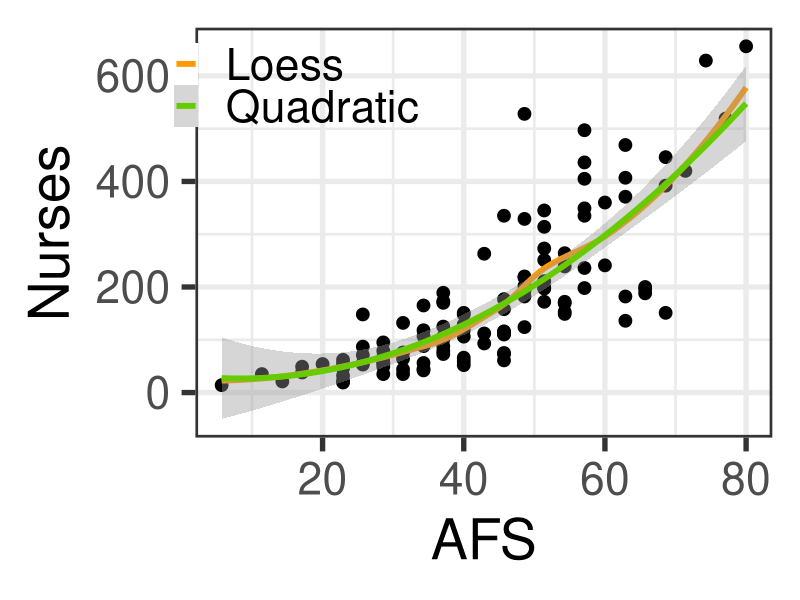
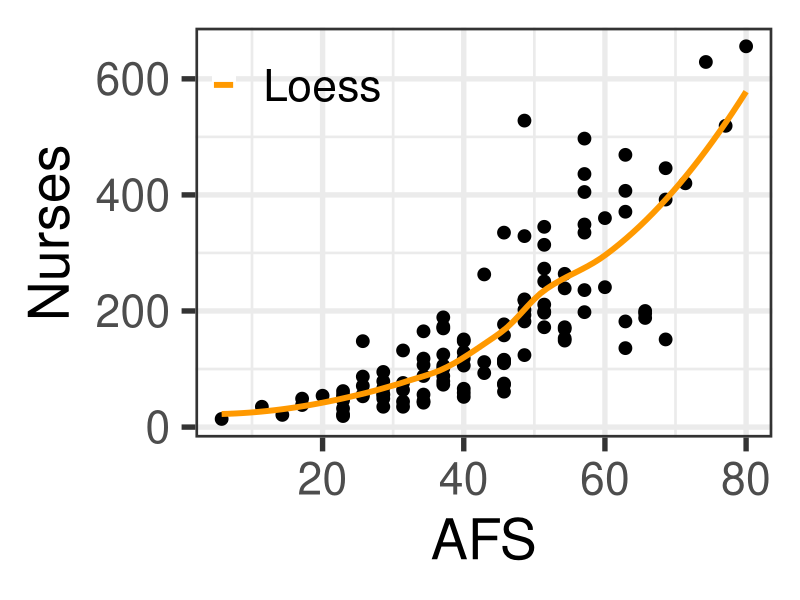
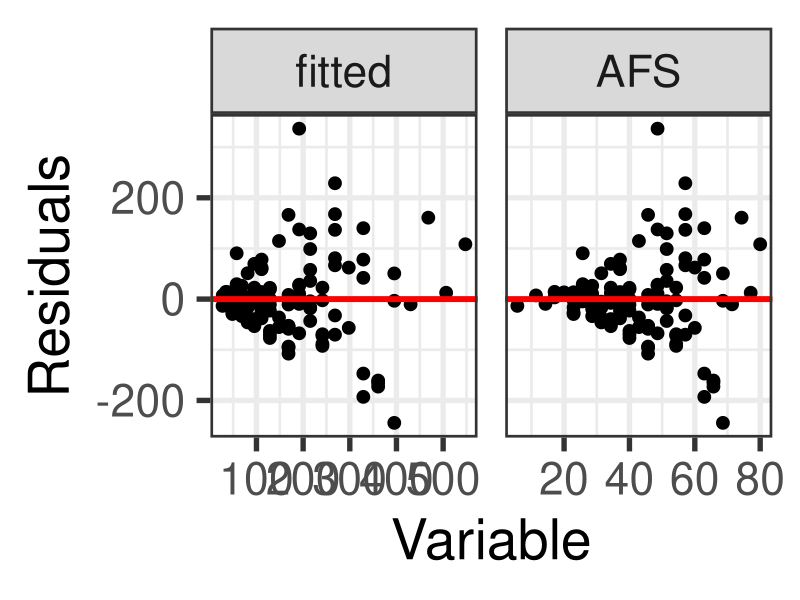
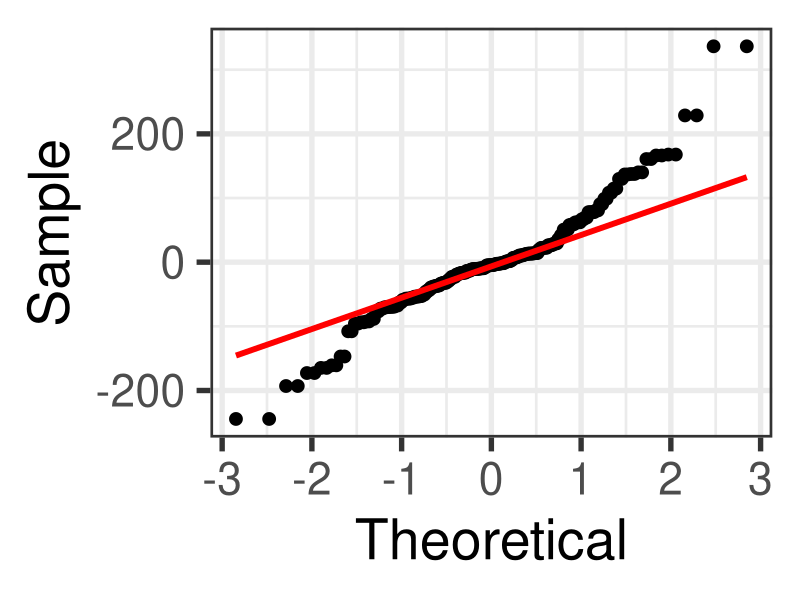
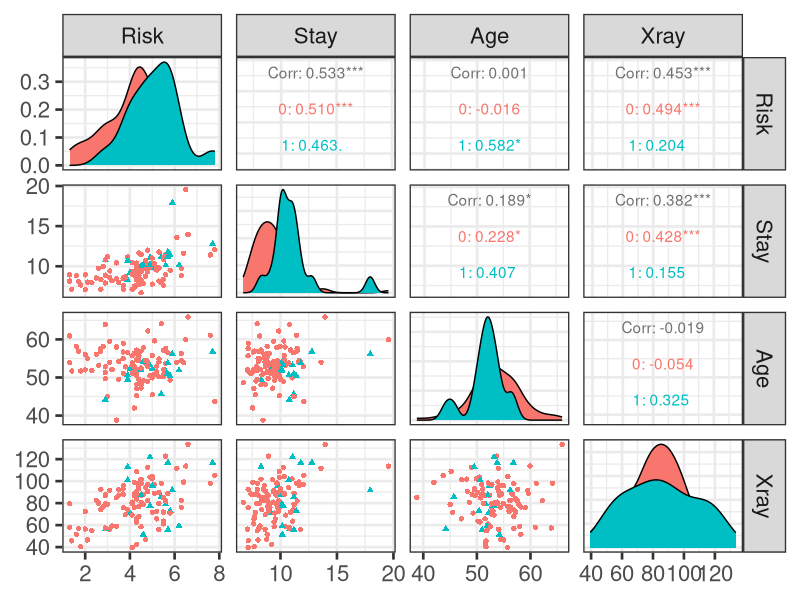
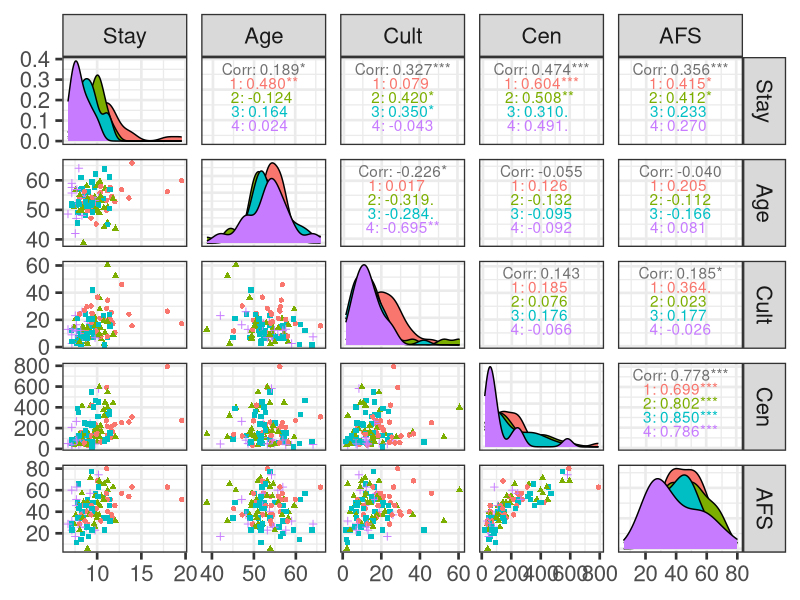
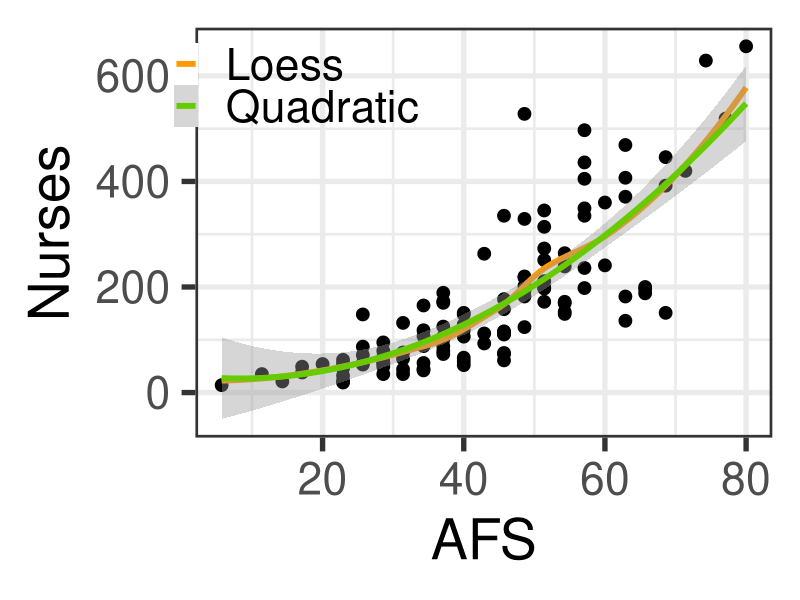
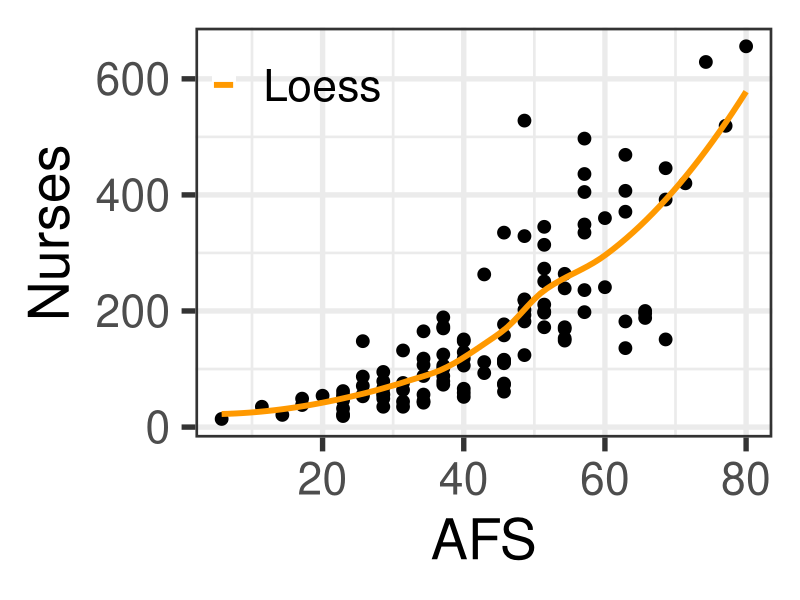

Recreate these plots in R, in order.
library(data.table)
library(ggplot2)
library(GGally)

senic <- fread(input = 'data/SENIC.txt')

# question 1 --------------------------------------------------------------

# a- scatterplot of Y = nurses vs X = AFS using loess and quadratic
ggplot(senic, aes(x = AFS, y = Nurses)) +
  geom_point(cex = 4) +
  geom_smooth(method = 'loess', cex = 2, aes(color = 'Loess'), se = F) +
  geom_smooth(method = 'lm', formula = y ~ poly(x, degree = 2, raw = T),
              cex = 2, aes(color = 'Quadratic')) +
  scale_color_manual(name = '', values = c('#ff9900', '#66cc00')) +
  theme_bw(base_size = 40) +
  # theme(legend.position = 'bottom') +
  theme(legend.position = c(0.175, 0.96), legend.background = element_blank()) +
  labs(x = 'AFS', y = 'Nurses') 
ggsave(filename = 'hwk/hwk04/img/q01a-both.png')

# also doing one for just the loess smoother
ggplot(senic, aes(x = AFS, y = Nurses)) +
  geom_point(cex = 4) +
  geom_smooth(method = 'loess', cex = 2, aes(color = 'Loess'), se = F) +
  scale_color_manual(name = '', values = '#ff9900') +
  theme_bw(base_size = 40) +
  # theme(legend.position = 'bottom') +
  theme(legend.position = c(0.175, 0.96), legend.background = element_blank()) +
  labs(x = 'AFS', y = 'Nurses') 
ggsave(filename = 'hwk/hwk04/img/q01a-single.png')

# b- fit quadratic model
quad_fit <- lm(Nurses ~ poly(AFS, degree = 2, raw = T), data = senic)

# c- test to see if quadratic term can be dropped
summary(quad_fit)

# d- confidence intervals when X = 30 and X = 60
predict(quad_fit, newdata = data.frame(AFS = c(30, 60)), interval = 'prediction')
0.95^2

# e- diagnostics plots
senic_alt <- senic[, .(Nurses, AFS)]
senic_alt[, c('fitted', 'residuals') := .(quad_fit$fitted.values, quad_fit$residuals)]
senic_alt <- melt(senic_alt, id.vars = 'residuals', measure.vars = c('fitted', 'AFS'))

ggplot(data = senic_alt, aes(x = value, y = residuals)) +
  geom_point(cex = 4) +
  facet_grid(. ~ variable, scales = 'free') +
  geom_hline(yintercept = 0, color = 'red', lwd = 2) +
  theme_bw(base_size = 40) +
  labs(x = 'Variable', y = 'Residuals')
ggsave(filename = 'hwk/hwk04/img/q01-residuals.png', width = 1.6*11.2, height = 8.71)

ggplot(data = senic_alt, aes(sample = residuals)) +
  geom_qq(cex = 4) +
  geom_qq_line(color = 'red', lwd = 2) +
  theme_bw(base_size = 40) +
  labs(x = 'Theoretical', y = 'Sample')
ggsave(filename = 'hwk/hwk04/img/q01-qqplot.png')




# question 2 --------------------------------------------------------------

# a- re-coding data
senic[MS == 2, MS := 0][, MS := as.factor(MS)]

# b- scatterplot matrix, Y = risk, X = Stay, Age, Xray, shape = MS
GGally::ggpairs(senic, columns = c('Risk', 'Stay', 'Age', 'Xray'), aes(pch = MS, color = MS)) + 
  # scale_color_manual(name = '', values = c('#ff9900', '#66ff33')) +
  theme_bw(base_size = 20)
ggsave(filename = 'hwk/hwk04/img/q02-correlation.png')

# c- fitting the two models
lin_fit <- lm(Risk ~ Stay + Age + Xray + MS, data = senic)
int_fit <- lm(Risk ~ Stay + Age + Xray + MS + Stay*MS + Age*MS + Xray*MS, data = senic)
anova(int_fit, lin_fit)

# d- confidence interval
confint(lin_fit, level = 0.95)





# question 3 --------------------------------------------------------------

senic[, Reg := as.factor(Reg)]

# a- scatterplot matrix, Y = Stay, X = Age, Cult, Cen, AFS, consider Region
GGally::ggpairs(senic, columns = c('Stay', 'Age', 'Cult', 'Cen', 'AFS'), aes(pch = Reg, color = Reg)) + 
  theme_bw(base_size = 20)
ggsave(filename = 'hwk/hwk04/img/q03-correlation.png')

# b- fitting linear model
lin_fit <- lm(Stay ~ Age + Cult + Cen + AFS + Reg, data = senic)

# c- confidence intervals
confint(lin_fit, level = 0.99)

# d- testing whether region has an effect
red_fit <- lm(Stay ~ Age + Cult + Cen + AFS, data = senic)
anova(lin_fit, red_fit)
